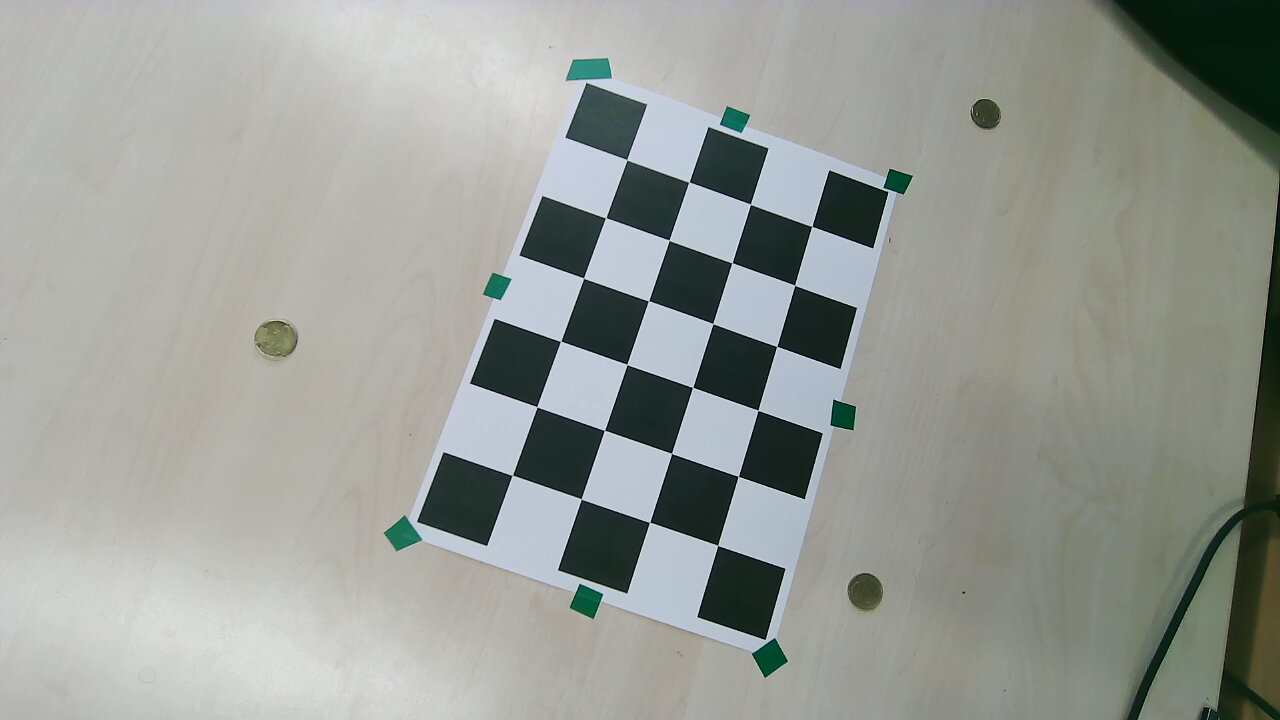
#> input picture assets/calibration_board/left_images/2024-06-10-142436.jpg, 1280 x 720 px
$ python -i color_seg_utils.py   (imports and definitions only)
#> lines starting #> are read from the running program, lines starting #| are printed output that depends on the picture; after the words box and inside, x2 and y2 are one past the last pixel; in counts of white or black regions, pixels touching at a corner belong together
'''
    Segment the color markers based on color thresholds
'''

import cv2
import numpy as np

# https://blog.csdn.net/wanggsx918/article/details/23272669
# COLOR_HSV_RANGE = {
#     'red'  : [[np.array([156,  43, 46]),
#                np.array([  0,  43, 46])],
#               [np.array([180, 255, 255]),
#                np.array([  5, 255, 255])] ],  # low , high
#             #    np.array([ 10, 255, 255])] ],  # low , high
#     # 'blue' : [np.array([100, 43, 46]), np.array([124, 255, 255])], # okay
#     'blue' : [np.array([100, 123, 46]), np.array([124, 255, 255])],
#     # 'green': [np.array([ 35, 43, 46]), np.array([ 77, 255, 255])]  # not okay
#     'green': [np.array([ 35, 123, 100]), np.array([ 77, 255, 255])]
# }
COLOR_HSV_RANGE = {
    'red'  : [[np.array([156,  43, 46]),
               np.array([  0,  43, 46])],
              [np.array([180, 255, 255]),
               np.array([  5, 255, 255])] ],  # low , high
            #    np.array([ 10, 255, 255])] ],  # low , high
    # 'blue' : [np.array([100, 43, 46]), np.array([124, 255, 255])], # okay
    'blue' : [np.array([100, 123, 46]), np.array([124, 255, 255])],
    # 'green': [np.array([ 35, 43, 46]), np.array([ 77, 255, 255])]  # not okay
    'green': [np.array([ 35, 120, 100]), np.array([ 77, 255, 255])]
}


def segment_color_obj(hue_image, low_range, high_range):
    if len(low_range) == 2:
        th = cv2.add(
                cv2.inRange(hue_image, low_range[0], high_range[0]),
                cv2.inRange(hue_image, low_range[1], high_range[1]))
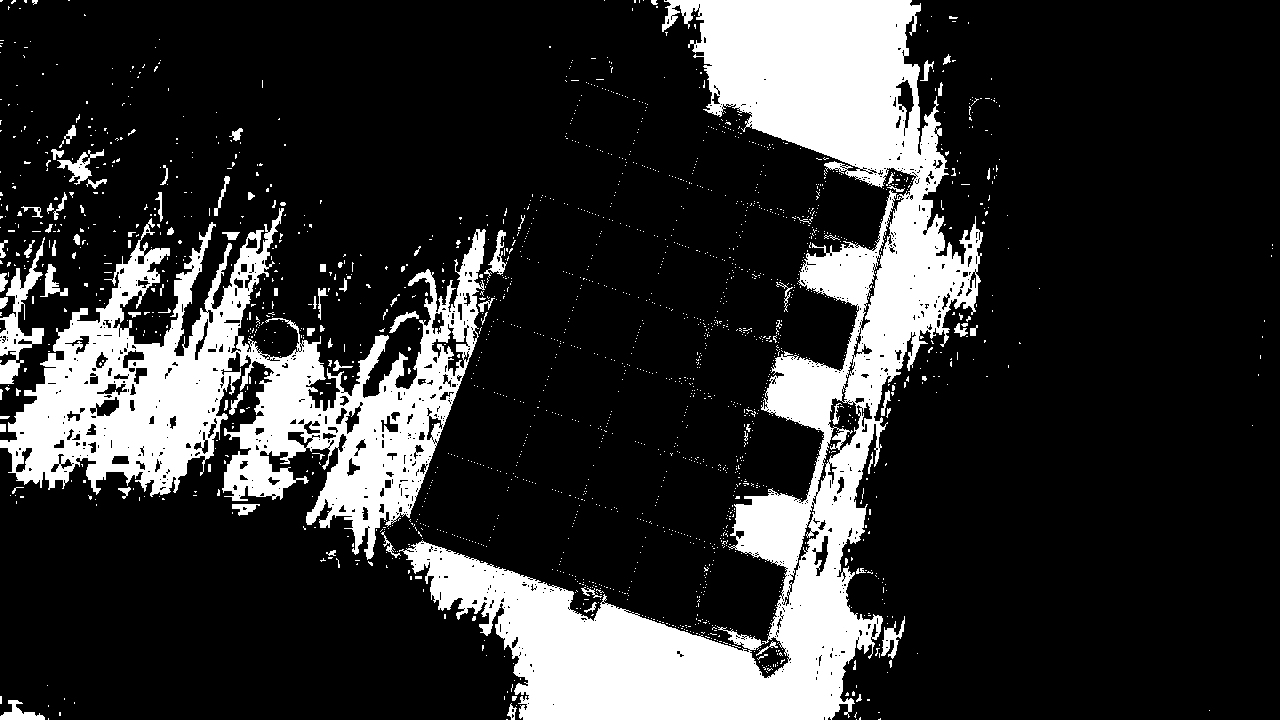
#> th: shape (720, 1280); 19.6% white; 1910 white regions (1811 under 20 px), largest, box (x1, y1, x2, y2) and area: (399, 0, 983, 720) 107506, (0, 208, 486, 560) 60009, (0, 237, 45, 384) 2104
    else:
        th = cv2.inRange(hue_image, low_range, high_range)
    # cv2.imshow('th', th)
    # cv2.waitKey(3)

    dilated = cv2.morphologyEx(th, cv2.MORPH_CLOSE, cv2.getStructuringElement(cv2.MORPH_ELLIPSE, (5, 5)))
#> dilated: shape (720, 1280); 21.7% white; 1089 white regions (1017 under 20 px), largest, box (x1, y1, x2, y2) and area: (0, 0, 983, 720) 189917, (0, 237, 68, 400) 3047, (46, 124, 107, 194) 1037
    dilated = cv2.erode(dilated, None, iterations=2)
#> dilated: shape (720, 1280); 17.5% white; 93 white regions (69 under 20 px), largest, box (x1, y1, x2, y2) and area: (406, 0, 981, 720) 105352, (0, 230, 490, 556) 52394, (0, 271, 42, 354) 1100
    bin_img = cv2.dilate(dilated, None, iterations=2)
#> bin_img: shape (720, 1280); 20.5% white; 63 white regions (1 under 20 px), largest, box (x1, y1, x2, y2) and area: (404, 0, 983, 720) 115814, (0, 228, 492, 558) 66147, (0, 269, 44, 356) 1754

    return bin_img

def find_centers(bin_img, max_num=2):
    (cnts, _) = cv2.findContours(bin_img.copy(), cv2.RETR_EXTERNAL, cv2.CHAIN_APPROX_SIMPLE)
    closed_cs = sorted(cnts, key=cv2.contourArea, reverse=True)

    center_list = list()
    for c in closed_cs[:int(max_num)]:  # Limit to the first 2 largest contours
        # rect = cv2.minAreaRect(c)
        # box = np.intp(cv2.boxPoints(rect))
        # center = tuple(np.mean(np.array(box), axis=0).reshape(-1).astype(np.uint32))

        moment = cv2.moments(c)
        center_x = int(moment["m10"] / moment["m00"])
        center_y = int(moment["m01"] / moment["m00"])
        center = [center_x, center_y]

        center_list.append(center)

    return center_list

# [4 lines left out: function plot_cengters, not called in this run]

def color_seg(hue_image, get_centers=True, show=False, savepath=None):
    '''
        input image is the hue_image in HSV space,
        output is a color segmentation image,
        with max value of 255 and min value of 0
    '''
    centers = list()
    rbin = segment_color_obj(hue_image, *COLOR_HSV_RANGE['red'])  # 0 or 255
    gbin = segment_color_obj(hue_image, *COLOR_HSV_RANGE['green'])
    bbin = segment_color_obj(hue_image, *COLOR_HSV_RANGE['blue'])
#> in segment_color_obj (call 3), `th = cv2.inRange(hue_image, low_range, high_range)`:
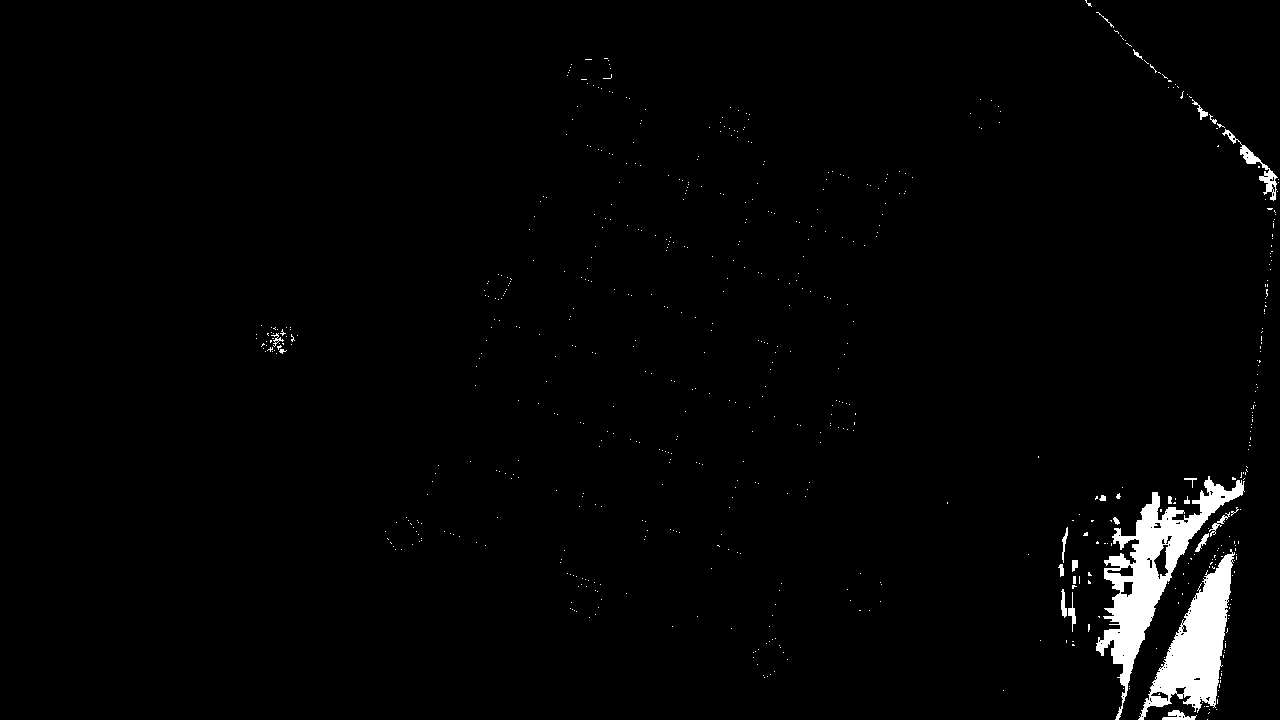
#> th: shape (720, 1280); 1.9% white; 667 white regions (644 under 20 px), largest, box (x1, y1, x2, y2) and area: (1096, 476, 1245, 720) 8482, (1138, 549, 1235, 720) 6475, (1222, 129, 1278, 201) 580
#> in segment_color_obj (call 3), `bin_img = cv2.dilate(dilated, None, iterations=2)`:
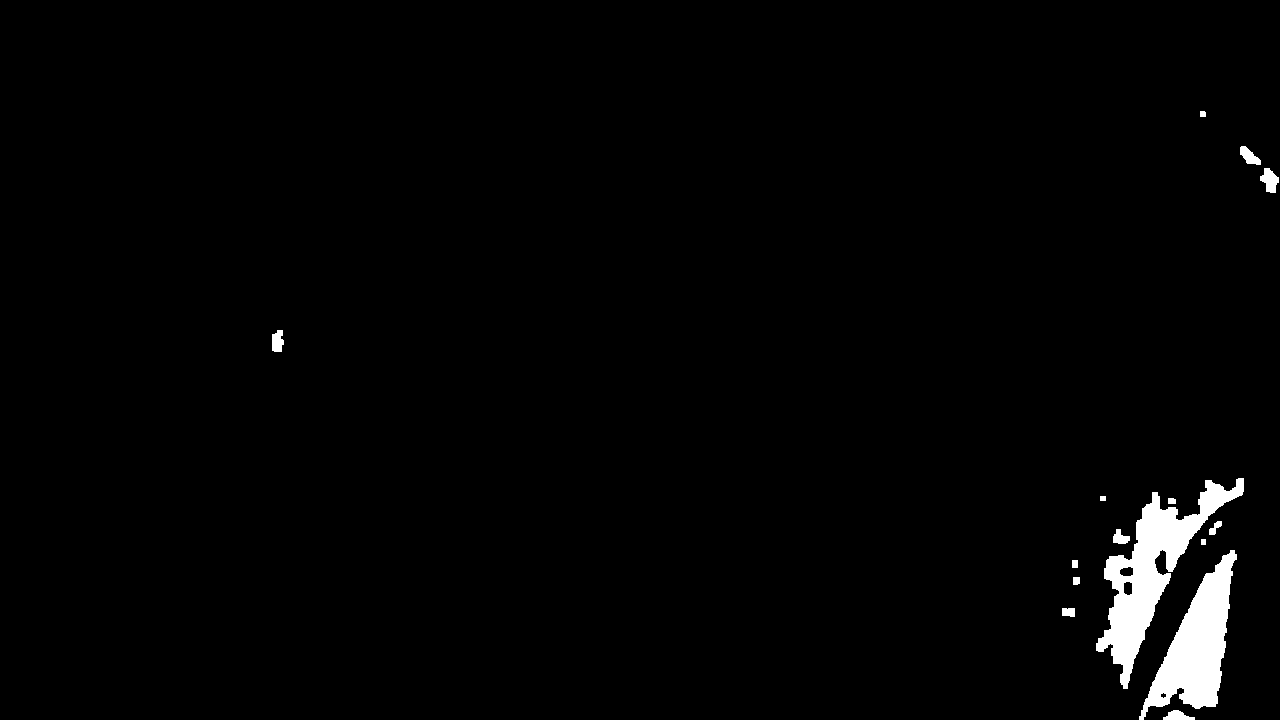
#> bin_img: shape (720, 1280); 1.9% white; 15 white regions
    seg_img = np.stack((rbin, gbin, bbin), axis=-1)  # height, width, channel. RGB
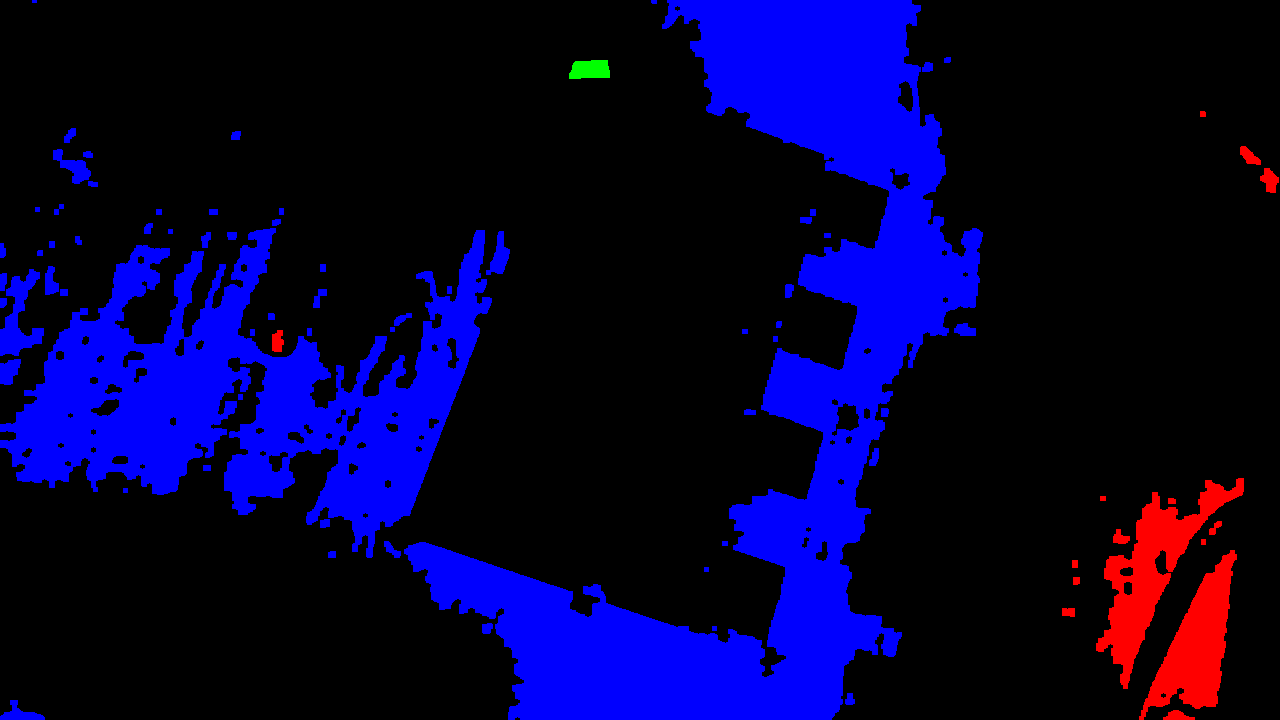
#> seg_img: shape (720, 1280, 3); mean of channels 0, 1, 2 52.4, 0.2, 4.8; drawn as B, G, R
    seg_img = cv2.cvtColor(seg_img, cv2.COLOR_RGB2BGR)


    if show or get_centers or savepath is not None:
        # get_centers, label it into the images
        rcenters = find_centers(rbin, max_num=2)
#> in find_centers, `(cnts, _) = cv2.findContours(bin_img.copy(), cv2.RETR_EXTERNAL, cv2.CH..`: cnts = 63 contours, 8 with area under 20; largest, box (x1, y1, x2, y2) and area: (404, 0, 983, 720) 115262, (0, 228, 492, 558) 67000, (0, 269, 44, 356) 1606, (53, 149, 91, 184) 498, (486, 231, 510, 275) 460
#> in find_centers, `closed_cs = sorted(cnts, key=cv2.contourArea, reverse=True)`: closed_cs has the same summary as cnts
#> the loop in find_centers, `for c in closed_cs[:int(max_num)]:` made 2 passes
#> (center_x, center_y) on passes 1 to 2: (770, 392), (242, 398)
#> after the loop in find_centers, `for c in closed_cs[:int(max_num)]:`: center_list = [[770, 392], [242, 398]]
#> rcenters = [[770, 392], [242, 398]]
        gcenters = find_centers(gbin, max_num=2)
#> in find_centers (call 2), `(cnts, _) = cv2.findContours(bin_img.copy(), cv2.RETR_EXTERNAL, cv2.CH..`: cnts = 1 contour; box (x1, y1, x2, y2) and area: (569, 60, 610, 79) 619
#> in find_centers (call 2), `closed_cs = sorted(cnts, key=cv2.contourArea, reverse=True)`: closed_cs has the same summary as cnts
#> the loop in find_centers (call 2), `for c in closed_cs[:int(max_num)]:` made 1 pass
#> (center_x, center_y) on pass 1: (589, 69)
#> gcenters = [[589, 69]]
        bcenters = find_centers(bbin, max_num=2)
#> in find_centers (call 3), `(cnts, _) = cv2.findContours(bin_img.copy(), cv2.RETR_EXTERNAL, cv2.CH..`: cnts = 15 contours; largest, box (x1, y1, x2, y2) and area: (1096, 478, 1244, 689) 8424, (1139, 550, 1237, 720) 6806, (1260, 168, 1279, 193) 260, (1240, 146, 1261, 165) 195, (272, 330, 284, 352) 182
#> in find_centers (call 3), `closed_cs = sorted(cnts, key=cv2.contourArea, reverse=True)`: closed_cs has the same summary as cnts
#> bcenters = [[1150, 570], [1197, 645]]
#> (the run stopped early here; a loop or call above may not have finished)

$ run again, on assets/calibration_board/left_images/2024-06-10-142454.jpg
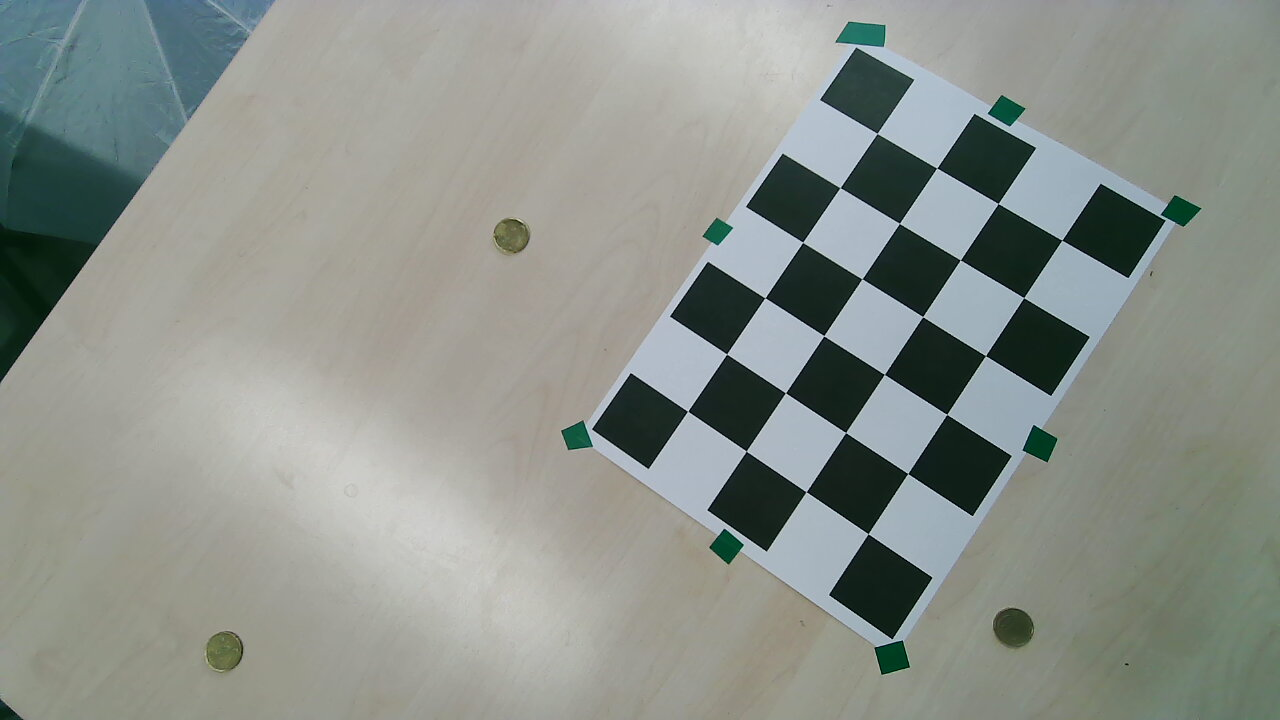
#> input picture assets/calibration_board/left_images/2024-06-10-142454.jpg, 1280 x 720 px
#> in segment_color_obj, `th = cv2.add( cv2.inRange(hue_image, low_range[0], high_range[0]), cv2..`:
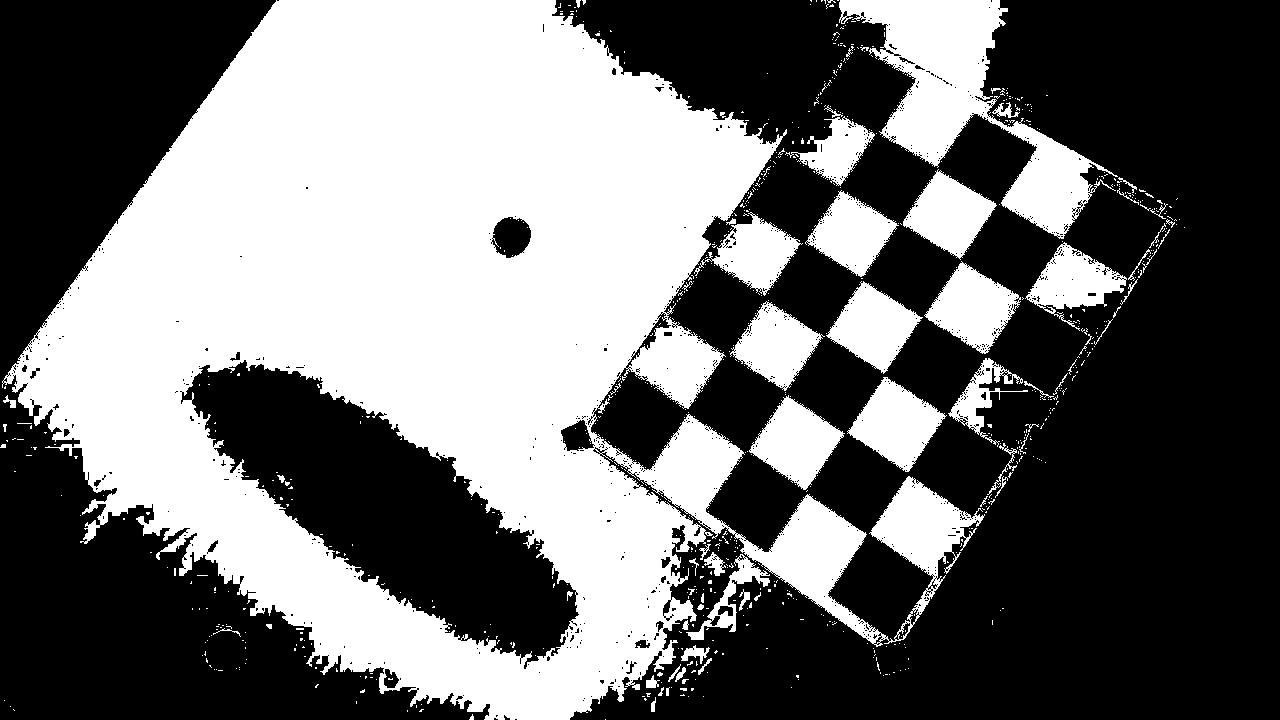
#> th: shape (720, 1280); 43.3% white; 824 white regions (755 under 20 px), largest, box (x1, y1, x2, y2) and area: (2, 0, 985, 720) 327321, (839, 0, 1118, 239) 21020, (847, 377, 947, 472) 4945
#> bin_img: shape (720, 1280); 44.2% white; 47 white regions, largest, box (x1, y1, x2, y2) and area: (0, 0, 891, 720) 333630, (837, 0, 1095, 239) 22271, (871, 477, 995, 644) 6642
#> bin_img: shape (720, 1280); 4.5% white; 15 white regions (1 under 20 px)
#> in color_seg, `seg_img = np.stack((rbin, gbin, bbin), axis=-1)`:
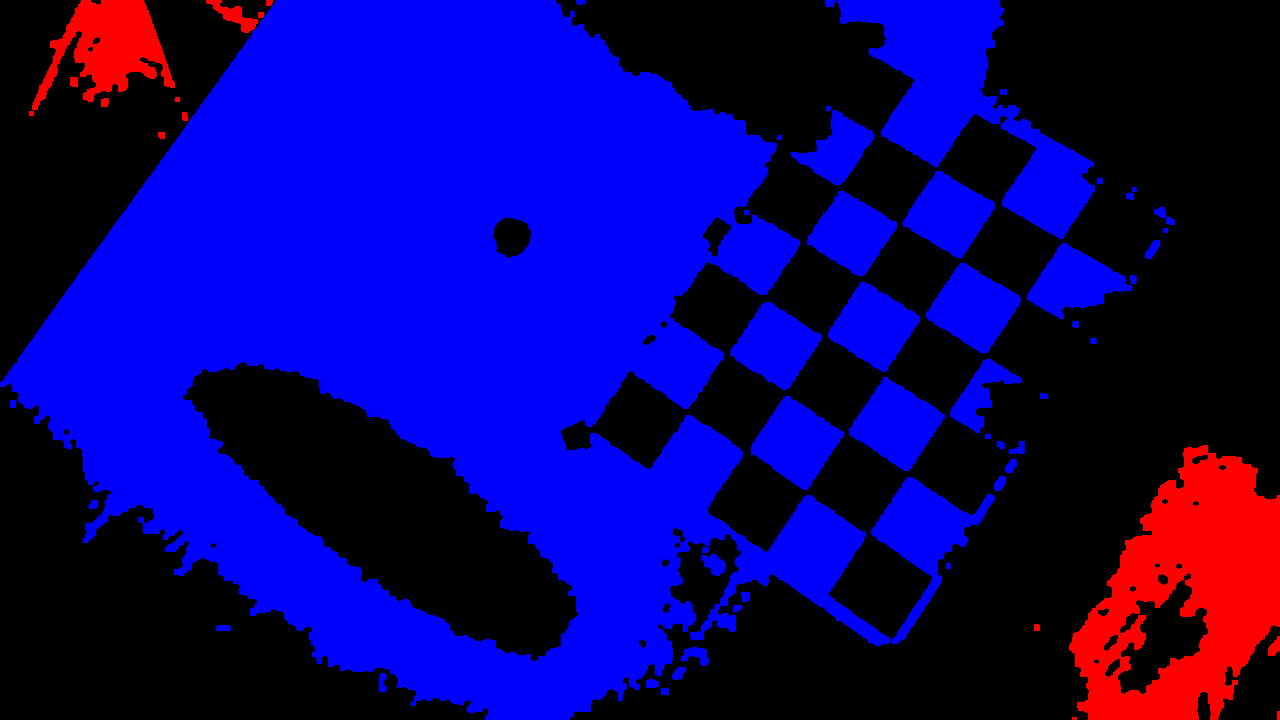
#> seg_img: shape (720, 1280, 3); mean of channels 0, 1, 2 112.8, 0, 11.6; drawn as B, G, R
#> cnts = 47 contours, 4 with area under 20; largest, box (x1, y1, x2, y2) and area: (0, 0, 891, 720) 382934, (837, 0, 1095, 239) 21717, (871, 477, 995, 644) 6391, (849, 377, 945, 471) 4893, (751, 396, 844, 490) 4793
#> closed_cs has the same summary as cnts
#> the loop in find_centers, `for c in closed_cs[:int(max_num)]:` made 2 passes
#> (center_x, center_y) on passes 1 to 2: (428, 348), (966, 99)
#> after the loop in find_centers, `for c in closed_cs[:int(max_num)]:`: center_list = [[428, 348], [966, 99]]
#> gcenters = []
#> cnts = 15 contours, 4 with area under 20; largest, box (x1, y1, x2, y2) and area: (1069, 445, 1280, 720) 38266, (32, 0, 175, 110) 7204, (206, 0, 258, 33) 538, (1268, 636, 1280, 656) 132, (70, 77, 78, 87) 62
#> closed_cs has the same summary as cnts
#> bcenters = [[1184, 597], [109, 45]]
